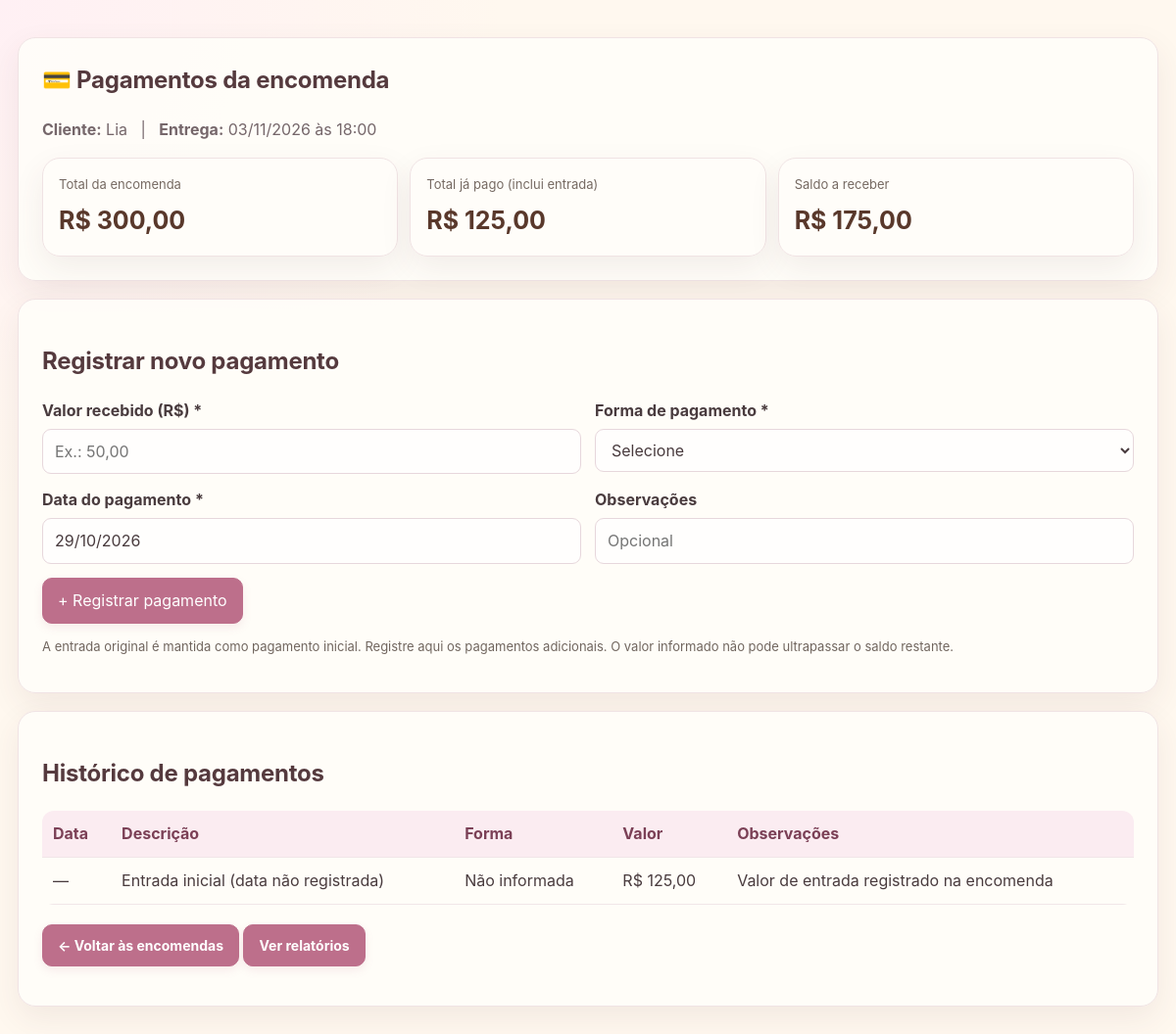
Screenshot of /encomendas/2/pagamentos with the database file from the repository.
### tables this page shows
CREATE TABLE clientes (
                id INTEGER PRIMARY KEY AUTOINCREMENT,
                nome TEXT NOT NULL,
                telefone TEXT NOT NULL,
                data_cadastro TEXT NOT NULL DEFAULT (
                    datetime('now', 'localtime')
                )
            );

CREATE TABLE encomendas (
                id INTEGER PRIMARY KEY AUTOINCREMENT,
                cliente_id INTEGER NOT NULL,
                data_evento TEXT NOT NULL,
                hora_evento TEXT,
                descricao_bolo TEXT,
                tema TEXT,
                recheio TEXT,
                valor_bolo REAL NOT NULL DEFAULT 0,
                entrada REAL NOT NULL DEFAULT 0,
                status TEXT NOT NULL DEFAULT 'PENDENTE',
                observacoes TEXT,
                data_cadastro TEXT NOT NULL DEFAULT (
                    datetime('now', 'localtime')
                ), topo TEXT,
                FOREIGN KEY (cliente_id)
                    REFERENCES clientes(id)
            );

### app.py (the view, shortened to what this page needs)
@app.route("/encomendas/<int:encomenda_id>/pagamentos", methods=["GET", "POST"])
def pagamentos_encomenda(encomenda_id):
    formas = ("PIX", "Dinheiro", "Cartão de débito", "Cartão de crédito", "Transferência", "Outro")
    with conectar_banco() as conexao:
        encomenda = conexao.execute("""
            SELECT e.id, e.data_evento, e.hora_evento, e.entrada, c.nome AS cliente_nome,
                   COALESCE(e.valor_bolo, 0) + COALESCE((
                       SELECT SUM(i.quantidade * i.valor_unitario)
                       FROM itens_encomenda i WHERE i.encomenda_id = e.id
                   ), 0) AS total,
                   COALESCE((SELECT SUM(p.valor) FROM pagamentos p WHERE p.encomenda_id = e.id), 0) AS pagamentos_adicionais
            FROM encomendas e JOIN clientes c ON c.id = e.cliente_id
            WHERE e.id = ?
        """, (encomenda_id,)).fetchone()
        historico = conexao.execute("""
            SELECT id, valor, forma_pagamento, data_pagamento, observacoes, 'Pagamento' AS tipo
            FROM pagamentos WHERE encomenda_id = ?
            ORDER BY data_pagamento DESC, id DESC
        """, (encomenda_id,)).fetchall()
    if not encomenda:
        flash("Encomenda não encontrada.", "erro")
        return redirect(url_for("listar_encomendas"))
    total = Decimal(str(encomenda["total"] or 0))
    entrada = Decimal(str(encomenda["entrada"] or 0))
    adicionais = Decimal(str(encomenda["pagamentos_adicionais"] or 0))
    total_pago = entrada + adicionais
    saldo = max(total - total_pago, Decimal("0.00"))
    return render_template(
        "pagamentos_encomenda.html", encomenda=encomenda, historico=historico,
        formas=formas, total=total, entrada=entrada, total_pago=total_pago,
        saldo=saldo, hoje=date.today().strftime("%d/%m/%Y")
    )

### app.py (called while the page is built)
def conectar_banco():
    conexao = sqlite3.connect(DATABASE)
    conexao.row_factory = sqlite3.Row
    conexao.execute("PRAGMA foreign_keys = ON")
    return conexao

@app.template_filter("moeda")
def formatar_moeda(valor):
    numero = Decimal(str(valor or 0))
    texto = f"{numero:,.2f}"
    texto = texto.replace(",", "X").replace(".", ",").replace("X", ".")
    return f"R$ {texto}"

### templates/pagamentos_encomenda.html (shortened to what this page needs)
<!DOCTYPE html>
<html lang="pt-BR">
<head>
<link rel="stylesheet" href="{{ url_for('static', filename='css/doce-pedido.css') }}"></head>
<body>
    <main>
        <section class="painel">
            <h1>💳 Pagamentos da encomenda</h1>
            <p><strong>Cliente:</strong> {{ encomenda.cliente_nome }} &nbsp; | &nbsp; <strong>Entrega:</strong> {{
                encomenda.data_evento[8:10] }}/{{ encomenda.data_evento[5:7] }}/{{ encomenda.data_evento[0:4] }} às {{
                encomenda.hora_evento or '—' }}</p>
            <div class="grid">
                <div class="card">
                    <div class="rotulo">Total da encomenda</div>
                    <div class="valor">{{ total|moeda }}</div>
                </div>
                <div class="card">
                    <div class="rotulo">Total já pago (inclui entrada)</div>
                    <div class="valor">{{ total_pago|moeda }}</div>
                </div>
                <div class="card">
                    <div class="rotulo">Saldo a receber</div>
                    <div class="valor">{{ saldo|moeda }}</div>
                </div>
            </div>
        </section>
        <section class="painel">
            <h2>Registrar novo pagamento</h2>
            {% if saldo > 0 %}<form method="POST">
                <div class="form-grid">
                    <div class="campo"><label for="valor">Valor recebido (R$) *</label><input id="valor" name="valor"
                            type="text" inputmode="decimal" placeholder="Ex.: 50,00" required></div>
                    <div class="campo"><label for="forma_pagamento">Forma de pagamento *</label><select
                            id="forma_pagamento" name="forma_pagamento" required>
                            <option value="">Selecione</option>
                        </select></div>
                    <div class="campo"><label for="data_pagamento">Data do pagamento *</label><input id="data_pagamento"
                            name="data_pagamento" type="text" value="{{ hoje }}" placeholder="DD/MM/AAAA"
                            pattern="(0[1-9]|[12][0-9]|3[01])/(0[1-9]|1[0-2])/[0-9]{4}" maxlength="10" required></div>
                    <div class="campo"><label for="observacoes">Observações</label><input id="observacoes"
                            name="observacoes" type="text" placeholder="Opcional"></div>
                    <div class="largura-total"><button type="submit">+ Registrar pagamento</button></div>
                </div>
            </form>{% else %}<p><strong>Esta encomenda está quitada.</strong> Não há saldo a receber.</p>{% endif %}
            <p class="nota">A entrada original é mantida como pagamento inicial. Registre aqui os pagamentos adicionais.
                O valor informado não pode ultrapassar o saldo restante.</p>
        </section>
        <section class="painel">
            <h2>Histórico de pagamentos</h2>
            <div class="tabela-wrap">
                <table>
                    <thead>
                        <tr>
                            <th>Data</th>
                            <th>Descrição</th>
                            <th>Forma</th>
                            <th>Valor</th>
                            <th>Observações</th>
                        </tr>
                    </thead>
                    <tbody>
                        {% if entrada > 0 %}<tr>
                            <td>—</td>
                            <td>Entrada inicial (data não registrada)</td>
                            <td>Não informada</td>
                            <td>{{ entrada|moeda }}</td>
                            <td>Valor de entrada registrado na encomenda</td>
                        </tr>{% endif %}
                    </tbody>
                </table>
            </div>
            <p style="margin-top:20px"><a class="botao voltar" href="{{ url_for('listar_encomendas') }}">← Voltar às
                    encomendas</a> <a class="botao" href="{{ url_for('relatorios') }}">Ver relatórios</a></p>
        </section>
    </main>
</body>
</html>

### static/css/doce-pedido.css (style rules this page uses)
:root { --dp-rosa: #f4d7e2; --dp-rosa-forte: #bd6f8b; --dp-rosa-escuro: #7b4056; --dp-creme: #fff8ef; --dp-baunilha: #fffdf9; --dp-caramelo: #b87955; --dp-chocolate: #553a3e; --dp-texto: #493b3e; --dp-muted: #827579; --dp-borda: #f0e3e4; --dp-sombra: 0 12px 32px rgba(92, 54, 67, .08); }
* { box-sizing: border-box; }
body { background: radial-gradient(circle at top left, #fff0f4 0, transparent 32rem), var(--dp-creme) !important; color: var(--dp-texto) !important; font-family: Inter, "Segoe UI", Arial, sans-serif !important; line-height: 1.55; }
main { max-width: 1240px !important; }
.painel, .card, .caixa, .bloco, .formulario, .conteudo, .container-painel { background: rgba(255,253,249,.96) !important; border: 1px solid var(--dp-borda) !important; border-radius: 18px !important; box-shadow: var(--dp-sombra) !important; }
h1, h2, h3, h4 { color: var(--dp-chocolate); letter-spacing: -.25px; }
p { color: #75666a; }
a { transition: color .18s ease, background .18s ease, transform .18s ease; }
.botao, button, input[type="submit"], .btn { background: var(--dp-rosa-forte) !important; color: #fff !important; border: 1px solid var(--dp-rosa-forte) !important; border-radius: 10px !important; padding: 10px 15px; font-weight: 650; text-decoration: none; cursor: pointer; box-shadow: 0 4px 10px rgba(189,111,139,.12); }
input:not([type=checkbox]):not([type=radio]):not([type=submit]), select, textarea { border: 1px solid #e7d7dc !important; border-radius: 9px !important; padding: 10px 12px !important; background: #fffefd !important; color: var(--dp-texto) !important; max-width: 100%; }
table { border-collapse: separate !important; border-spacing: 0; }
th { background: #fbecf1 !important; color: var(--dp-rosa-escuro) !important; }
th, td { border-bottom: 1px solid #f1e6e8 !important; }
.tabela-wrap { border-radius: 12px; }
html { -webkit-text-size-adjust: 100%; text-size-adjust: 100%; }
body { overflow-wrap: break-word; }
main { width: 100%; min-width: 0; }
.painel, .card, .caixa, .bloco, .formulario, .conteudo, .container-painel, .boas-vindas, .metric, .atalho { min-width: 0; }
input, select, textarea, button { font: inherit; }
input, select, textarea { min-width: 0; }
select, textarea { width: 100%; }
form { min-width: 0; }
.tabela-wrap, .tabela, .table-responsive { max-width: 100%; overflow-x: auto; -webkit-overflow-scrolling: touch; }
.tabela-wrap table, .tabela table, .table-responsive table { min-width: 680px; }
button, .botao, .btn, input[type="submit"] { min-height: 42px; touch-action: manipulation; }
a { overflow-wrap: anywhere; }

### templates/pagamentos_encomenda.html (style rules this page uses)
* { box-sizing: border-box }
body { margin: 0; padding: 18px; background: #f7f5f2; color: #343434; font-family: Arial, sans-serif }
main { max-width: 1000px; margin: 20px auto }
.painel { background: #fff; padding: 24px; border-radius: 12px; box-shadow: 0 3px 12px #0000000c; margin-bottom: 18px }
h1 { margin-top: 0 }
.botao, button { display: inline-block; padding: 10px 14px; border: 0; border-radius: 7px; background: #bd713d; color: #fff; text-decoration: none; font-weight: bold; cursor: pointer; font-size: 14px }
.voltar { background: #51443d }
.grid { display: grid; grid-template-columns: repeat(3, minmax(0, 1fr)); gap: 12px }
.card { padding: 16px; border-radius: 10px; background: #fff8f1; border: 1px solid #eee5df }
.rotulo { font-size: 13px; color: #766a63; margin-bottom: 8px }
.valor { font-size: clamp(18px, 3vw, 25px); font-weight: bold; color: #59382b; overflow-wrap: anywhere }
.form-grid { display: grid; grid-template-columns: repeat(2, minmax(0, 1fr)); gap: 14px }
.campo label { display: block; font-weight: bold; margin-bottom: 6px }
.campo input, .campo select, .campo textarea { width: 100%; padding: 11px; border: 1px solid #d7d0ca; border-radius: 7px; font: inherit }
.largura-total { grid-column: 1/-1 }
.tabela-wrap { overflow-x: auto }
table { border-collapse: collapse; width: 100%; min-width: 600px }
th, td { text-align: left; padding: 11px; border-bottom: 1px solid #eee }
th { background: #faf7f4 }
.nota { font-size: 13px; color: #71665f }

### rows the page displays
clientes: cliente_nome "Lia"
encomendas: data_evento "03", data_evento "11", data_evento "2026", hora_evento "18:00"

### other values shown
{{ total|moeda }} "R$ 300,00"
{{ total_pago|moeda }} "R$ 125,00"
{{ saldo|moeda }} "R$ 175,00"
{{ entrada|moeda }} "R$ 125,00"
